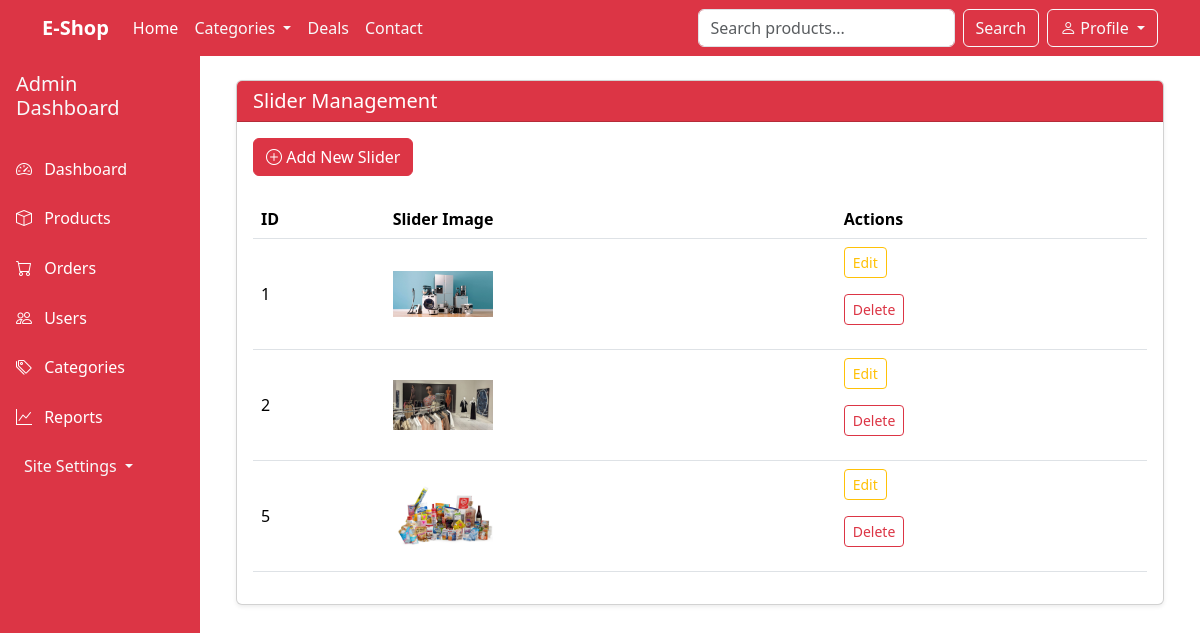
Page /admin_slider_images.php (signed in) on the earlier database version.
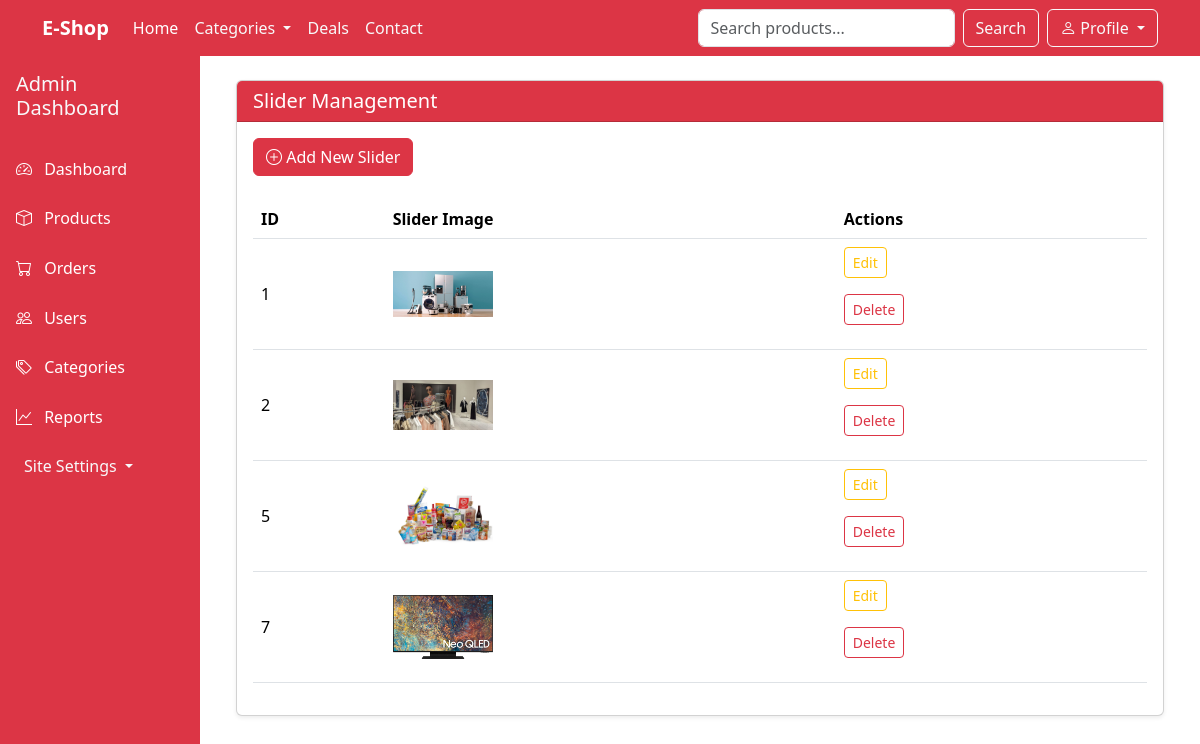
Same page on the later database version.
### tables this page shows
CREATE TABLE `slider` (
  `id` int NOT NULL,
  `slider_image` text NOT NULL
);

### admin_slider_images.php (the view, shortened to what this page needs)
<?php
include 'admin_header.php';
$folder_name = "images/slider_images/";
?>
<div class="container-fluid py-4">
    <div class="row">
        <div class="col-12">
            <div class="card shadow-sm">
                <div class="card-header bg-danger text-white">
                    <h5 class="mb-0">Slider Management</h5>
                </div>
                <div class="card-body">
                    <div class="mb-4">
                        <button class="btn btn-danger" data-bs-toggle="modal" data-bs-target="#addSliderModal">
                            <i class="bi bi-plus-circle"></i> Add New Slider
                        </button>
                    </div>
                    <div class="table-responsive">
                        <table class="table table-hover align-middle">
                            <thead>
                                <tr>
                                    <th>ID</th>
                                    <th>Slider Image</th>
                                    <th>Actions</th>
                                </tr>
                            </thead>
                            <tbody>
                                <?php
                                $select = "SELECT * FROM slider";
                                $table = mysqli_query($con, $select);
                                while ($row = $table->fetch_assoc()) {
                                ?>
                                    <tr class="align-middle">
                                        <td><?= $row['id'] ?></td>
                                        <td><img src="<?= $folder_name . $row['slider_image'] ?>" alt="Slider Image" width="100"></td>
                                        <td>
                                            <form method="post">
                                                <input type="submit" name="editSlider_form" class="btn btn-sm btn-outline-warning me-1" value="Edit">
                                            </form>
                                            <form method="post">
                                                <input type="submit" name="deleteSlider" class="btn btn-sm btn-outline-danger me-1" value="Delete">
                                            </form>
                                        </td>
                                    </tr>
                                <?php
                                }
                                ?>
                            </tbody>
                        </table>
                    </div>
                </div>
            </div>
        </div>
    </div>
</div>
<?php include 'admin_footer.php'; ?>

### admin_header.php (shortened to what this page needs)
<html>
<head>
    <link rel="stylesheet" href="https://cdn.jsdelivr.net/npm/bootstrap-icons@1.10.5/font/bootstrap-icons.css">
    <link href="css/bootstrap.min.css" rel="stylesheet">
    <link rel="stylesheet" href="css/style.css">
</head>
<body>
    <nav class="navbar navbar-expand-lg navbar-dark bg-danger sticky-top">
        <div class="container">
            <a class="navbar-brand fw-bold" href="index.php">E-Shop</a>
            <div class="collapse navbar-collapse" id="navbarNav">
                <ul class="navbar-nav me-auto mb-2 mb-lg-0">
                    <li class="nav-item">
                        <a class="nav-link active" aria-current="page" href="index.php">Home</a>
                    </li>
                    <li class="nav-item dropdown">
                        <a class="nav-link dropdown-toggle text-light" href="all_products.php" id="navbarDropdown"
                            role="button" data-bs-toggle="dropdown" aria-expanded="false">
                            Categories
                        </a>
                    </li>
                    <li class="nav-item">
                        <a class="nav-link text-light" href="deals.php">Deals</a>
                    </li>
                    <li class="nav-item">
                        <a class="nav-link text-light" href="contact.php">Contact</a>
                    </li>
                </ul>
                <form class="d-flex mb-2 mb-lg-0 mx-2" action="all_products.php">
                    <input class="form-control me-2" type="search" placeholder="Search products..." aria-label="Search">
                    <button class="btn btn-outline-light" type="submit">Search</button>
                </form>
                <div class="nav-item dropdown">
                    <a class="btn btn-outline-light dropdown-toggle" href="#" id="profileDropdown" role="button"
                        data-bs-toggle="dropdown" aria-expanded="false">
                        <i class="bi bi-person"></i> Profile
                    </a>
                </div>
            </div>
        </div>
    </nav>
    <div class="container-fluid">
        <div class="row">
            <div class="col-3 col-lg-2 px-0 sidebar d-none d-md-block">
                <div class="d-flex flex-column">
                    <div class="p-3">
                        <h5 class="text-light">Admin Dashboard</h5>
                    </div>
                    <ul class="nav flex-column">
                        <li class="nav-item">
                            <a class="nav-link" href="admin_dashboard.php">
                                <i class="bi bi-speedometer2"></i> Dashboard
                            </a>
                        </li>
                        <li class="nav-item">
                            <a class="nav-link" href="admin_products.php">
                                <i class="bi bi-box"></i> Products
                            </a>
                        </li>
                        <li class="nav-item">
                            <a class="nav-link" href="admin_orders.php">
                                <i class="bi bi-cart"></i> Orders
                            </a>
                        </li>
                        <li class="nav-item">
                            <a class="nav-link" href="admin_users.php">
                                <i class="bi bi-people"></i> Users
                            </a>
                        </li>
                        <li class="nav-item">
                            <a class="nav-link" href="admin_categories.php">
                                <i class="bi bi-tags"></i> Categories
                            </a>
                        </li>
                        <li class="nav-item">
                            <a class="nav-link" href="reports.php">
                                <i class="bi bi-graph-up"></i> Reports
                            </a>
                        </li>
                        <li class="nav-item">
                            <a class="nav-link text-light dropdown-toggle" href="#" id="settingsDropdown" role="button"
                                data-bs-toggle="dropdown" aria-expanded="false">
                                <i class="bi bi-box-arrow-right-right"></i> Site Settings </a>
                        </li>
                    </ul>
                </div>
            </div>
            <div class="col-12 col-md-9 col-lg-10 px-3 px-md-4">

### admin_footer.php (shortened to what this page needs)
</div>
            </div>
        </div>
</body>
</html>

### css/style.css (style rules this page uses)
.product-card, .product-card:hover, .product-img, .product-card:hover .product-img, .product-title, .form-select, .form-select:hover, .form-select option:hover, .form-select option, .form-select option:checked, .form-select option:focus, .card-img-top, .card-img-container, .wishlist-icon, .reset-card, .reset-card:hover, .form-control:focus, .btn-outline-danger, .btn-outline-danger:hover { transition: transform 0.3s ease, box-shadow 0.3s ease, border-color 0.3s ease, background-color 0.3s ease, color 0.3s ease, all 0.3s ease; cursor: pointer; }
.btn-danger { transition: all 0.3s ease; }
.btn-outline-danger { transition: all 0.3s ease; }

### admin_header.php (style rules this page uses)
.sidebar { min-height: 100vh; background-color: #dc3545; transition: all 0.3s; }
.sidebar .nav-link { color: #fff; padding: 0.8rem 1rem; transition: all 0.3s; position: relative; overflow: hidden; }
.sidebar .nav-link:before { content: ''; position: absolute; bottom: 0; left: 0; width: 0; height: 2px; background-color: #fff; transition: width 0.3s ease; }
.sidebar .nav-link i { margin-right: 0.5rem; }

Differences in the rows shown:
added slider: id "7", slider_image (picture)
